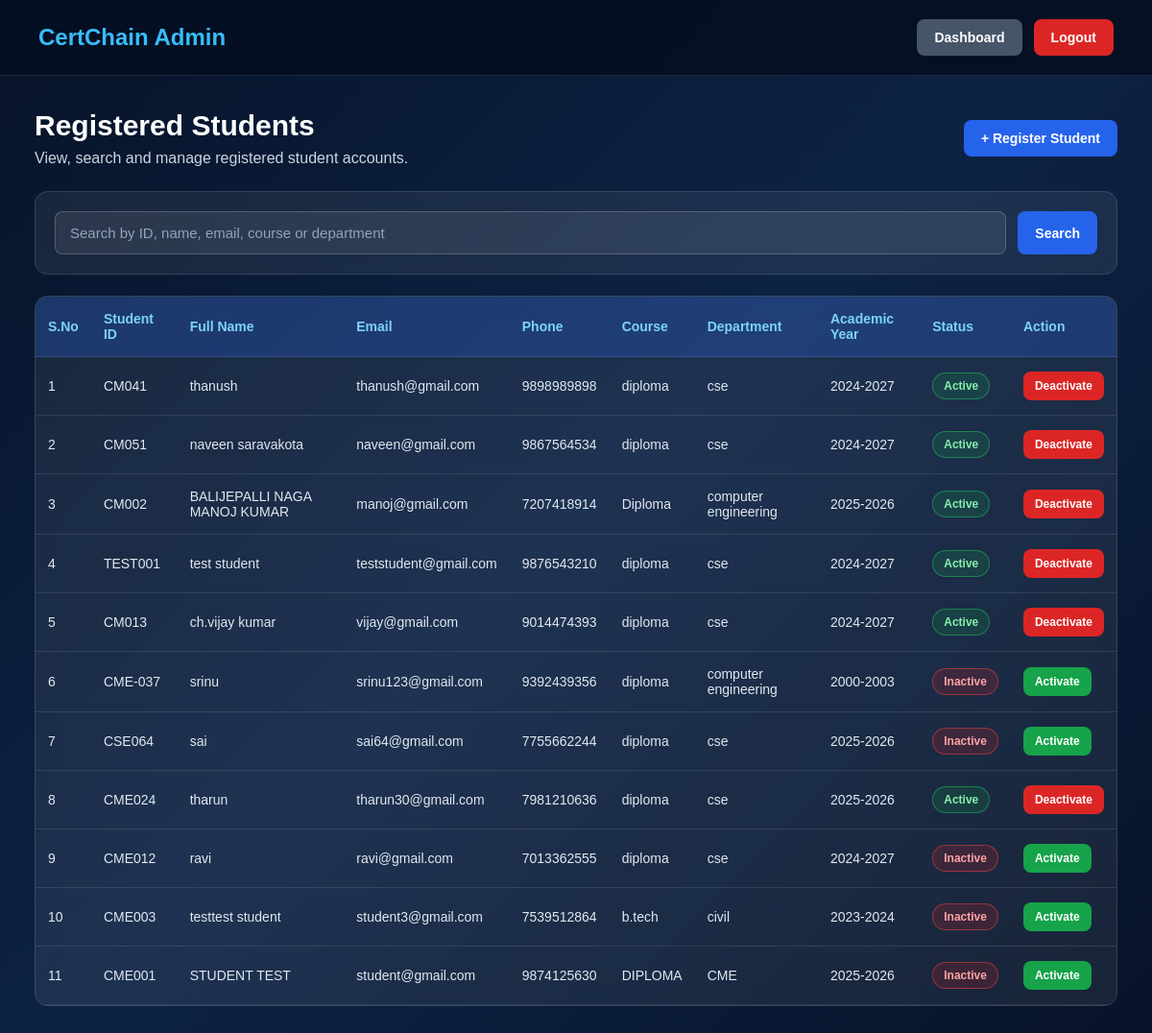
/admin/students (signed in), run on the app's committed database.
### models.py (models this page shows)
class Student(db.Model):
    __tablename__ = "students"
    id = db.Column(
        db.Integer,
        primary_key=True,
    )
    student_id = db.Column(
        db.String(50),
        unique=True,
        nullable=False,
    )
    full_name = db.Column(
        db.String(120),
        nullable=False,
    )
    email = db.Column(
        db.String(120),
        unique=True,
        nullable=False,
    )
    phone = db.Column(
        db.String(20),
        nullable=False,
    )
    course = db.Column(
        db.String(100),
        nullable=False,
    )
    department = db.Column(
        db.String(100),
        nullable=False,
    )
    academic_year = db.Column(
        db.String(20),
        nullable=False,
    )
    status = db.Column(
        db.String(20),
        default="Active",
        nullable=False,
    )
    created_at = db.Column(
        db.DateTime,
        default=datetime.utcnow,
        nullable=False,
    )
    certificates = db.relationship(
        "Certificate",
        back_populates="student",
        lazy=True,
        cascade="all, delete-orphan",
    )

### app.py (the view, shortened to what this page needs)
@app.route("/admin/students")
def view_students():
    search = request.args.get(
        "search",
        "",
    ).strip()
    if search:
        students = Student.query.filter(
            or_(
                Student.student_id.ilike(
                    f"%{search}%"
                ),
                Student.full_name.ilike(
                    f"%{search}%"
                ),
                Student.email.ilike(
                    f"%{search}%"
                ),
                Student.course.ilike(
                    f"%{search}%"
                ),
                Student.department.ilike(
                    f"%{search}%"
                ),
                Student.academic_year.ilike(
                    f"%{search}%"
                ),
                Student.status.ilike(
                    f"%{search}%"
                ),
            )
        ).order_by(
            Student.created_at.desc()
        ).all()
    else:
        students = Student.query.order_by(
            Student.created_at.desc()
        ).all()
    return render_template(
        "admin/students.html",
        students=students,
        search=search,
    )

### app.py (called while the page is built)
def admin_required():
    return (
        session.get("user_id") is not None
        and session.get("user_role") == "admin"
    )

### templates/admin/students.html (shortened to what this page needs)
<!DOCTYPE html>
<html lang="en">
<head>
</head>
<body>
    <nav class="navbar">
        <h2>CertChain Admin</h2>
        <div class="nav-actions">
            <a
                href="{{ url_for('admin_dashboard') }}"
                class="btn btn-secondary"
            >
                Dashboard
            </a>
            <a
                href="{{ url_for('logout') }}"
                class="btn btn-danger"
            >
                Logout
            </a>
        </div>
    </nav>
    <main class="container">
        <section class="page-header">
            <div>
                <h1>Registered Students</h1>
                <p>
                    View, search and manage registered student accounts.
                </p>
            </div>
            <a
                href="{{ url_for('register_student') }}"
                class="btn btn-primary"
            >
                + Register Student
            </a>
        </section>
        <section class="search-card">
            <form
                action="{{ url_for('view_students') }}"
                method="GET"
                class="search-form"
            >
                <input
                    type="text"
                    name="search"
                    value="{{ search }}"
                    placeholder="Search by ID, name, email, course or department"
                >
                <button
                    type="submit"
                    class="btn btn-primary"
                >
                    Search
                </button>
            </form>
        </section>
        <section class="table-card">
            {% if students %}
                <table>
                    <thead>
                        <tr>
                            <th>S.No</th>
                            <th>Student ID</th>
                            <th>Full Name</th>
                            <th>Email</th>
                            <th>Phone</th>
                            <th>Course</th>
                            <th>Department</th>
                            <th>Academic Year</th>
                            <th>Status</th>
                            <th>Action</th>
                        </tr>
                    </thead>
                    <tbody>
                        {% for student in students %}
                            <tr>
                                <td>{{ loop.index }}</td>
                                <td>
                                    {{ student.student_id }}
                                </td>
                                <td>
                                    {{ student.full_name }}
                                </td>
                                <td>
                                    {{ student.email }}
                                </td>
                                <td>
                                    {{ student.phone }}
                                </td>
                                <td>
                                    {{ student.course }}
                                </td>
                                <td>
                                    {{ student.department }}
                                </td>
                                <td>
                                    {{ student.academic_year }}
                                </td>
                                <td>
                                    {% if student.status == "Active" %}
                                        <span class="status status-active">
                                            Active
                                        </span>
                                    {% else %}
                                        <span class="status status-inactive">
                                            Inactive
                                        </span>
                                    {% endif %}
                                </td>
                                <td>
                                    <form
                                        action="{{ url_for(
                                            'change_student_status',
                                            student_id=student.id
                                        ) }}"
                                        method="POST"
                                        class="action-form"
                                    >
                                        {% if student.status == "Active" %}
                                            <button
                                                type="submit"
                                                class="btn btn-danger small-btn"
                                            >
                                                Deactivate
                                            </button>
                                        {% else %}
                                            <button
                                                type="submit"
                                                class="btn btn-success small-btn"
                                            >
                                                Activate
                                            </button>
                                        {% endif %}
                                    </form>
                                </td>
                            </tr>
                        {% endfor %}
                    </tbody>
                </table>
            {% endif %}
        </section>
    </main>
</body>
</html>

### templates/admin/students.html (style rules this page uses)
* { margin: 0; padding: 0; box-sizing: border-box; font-family: Arial, sans-serif; }
body { min-height: 100vh; background: linear-gradient( 135deg, #071329, #0d2344, #071329 ); color: white; }
.navbar { display: flex; justify-content: space-between; align-items: center; padding: 20px 40px; background: rgba(5, 15, 35, 0.95); border-bottom: 1px solid rgba(255, 255, 255, 0.1); }
.navbar h2 { color: #38bdf8; }
.nav-actions { display: flex; gap: 12px; }
.btn { display: inline-block; padding: 11px 18px; border: none; border-radius: 8px; text-decoration: none; color: white; cursor: pointer; font-size: 14px; font-weight: bold; }
.btn-primary { background: #2563eb; }
.btn-secondary { background: #475569; }
.btn-success { background: #16a34a; }
.btn-danger { background: #dc2626; }
.container { width: 94%; max-width: 1400px; margin: 35px auto; }
.page-header { display: flex; justify-content: space-between; align-items: center; gap: 20px; margin-bottom: 25px; }
.page-header h1 { font-size: 30px; }
.page-header p { margin-top: 8px; color: #cbd5e1; }
.search-card { padding: 20px; margin-bottom: 22px; background: rgba(255, 255, 255, 0.07); border: 1px solid rgba(255, 255, 255, 0.12); border-radius: 14px; backdrop-filter: blur(12px); }
.search-form { display: flex; gap: 12px; }
.search-form input { flex: 1; padding: 13px 15px; border: 1px solid rgba(255, 255, 255, 0.2); border-radius: 8px; outline: none; background: rgba(255, 255, 255, 0.08); color: white; font-size: 15px; }
.search-form input::placeholder { color: #94a3b8; }
.table-card { overflow-x: auto; background: rgba(255, 255, 255, 0.07); border: 1px solid rgba(255, 255, 255, 0.12); border-radius: 14px; backdrop-filter: blur(12px); }
table { width: 100%; border-collapse: collapse; min-width: 1100px; }
thead { background: rgba(37, 99, 235, 0.25); }
th, td { padding: 15px 13px; text-align: left; border-bottom: 1px solid rgba(255, 255, 255, 0.1); }
th { color: #7dd3fc; font-size: 14px; }
td { color: #e2e8f0; font-size: 14px; }
.status { display: inline-block; padding: 6px 11px; border-radius: 20px; font-size: 12px; font-weight: bold; }
.status-active { color: #86efac; background: rgba(22, 163, 74, 0.18); border: 1px solid rgba(34, 197, 94, 0.5); }
.status-inactive { color: #fca5a5; background: rgba(220, 38, 38, 0.18); border: 1px solid rgba(239, 68, 68, 0.5); }
.action-form { display: inline; }
.small-btn { padding: 8px 12px; font-size: 12px; }

### data on the page
Student: student_id "CM041", full_name "thanush", email "thanush@gmail.com", phone "9898989898", course "diploma", department "cse", academic_year "2024-2027", status "Active"
Student: student_id "CM051", full_name "naveen saravakota", email "naveen@gmail.com", phone "9867564534", course "diploma", department "cse", academic_year "2024-2027", status "Active"
Student: student_id "CM002", full_name "BALIJEPALLI NAGA MANOJ KUMAR", email "manoj@gmail.com", phone "7207418914", course "Diploma", department "computer engineering", academic_year "2025-2026", status "Active"
Student: student_id "TEST001", full_name "test student", email "teststudent@gmail.com", phone "9876543210", course "diploma", department "cse", academic_year "2024-2027", status "Active"
Student: student_id "CM013", full_name "ch.vijay kumar", email "vijay@gmail.com", phone "9014474393", course "diploma", department "cse", academic_year "2024-2027", status "Active"
Student: student_id "CME-037", full_name "srinu", email "srinu123@gmail.com", phone "9392439356", course "diploma", department "computer engineering", academic_year "2000-2003", status "Inactive"
Student: student_id "CSE064", full_name "sai", email "sai64@gmail.com", phone "7755662244", course "diploma", department "cse", academic_year "2025-2026", status "Inactive"
Student: student_id "CME024", full_name "tharun", email "tharun30@gmail.com", phone "7981210636", course "diploma", department "cse", academic_year "2025-2026", status "Active"
Student: student_id "CME012", full_name "ravi", email "ravi@gmail.com", phone "7013362555", course "diploma", department "cse", academic_year "2024-2027", status "Inactive"
Student: student_id "CME003", full_name "testtest student", email "student3@gmail.com", phone "7539512864", course "b.tech", department "civil", academic_year "2023-2024", status "Inactive"
Student: student_id "CME001", full_name "STUDENT TEST", email "student@gmail.com", phone "9874125630", course "DIPLOMA", department "CME", academic_year "2025-2026", status "Inactive"
